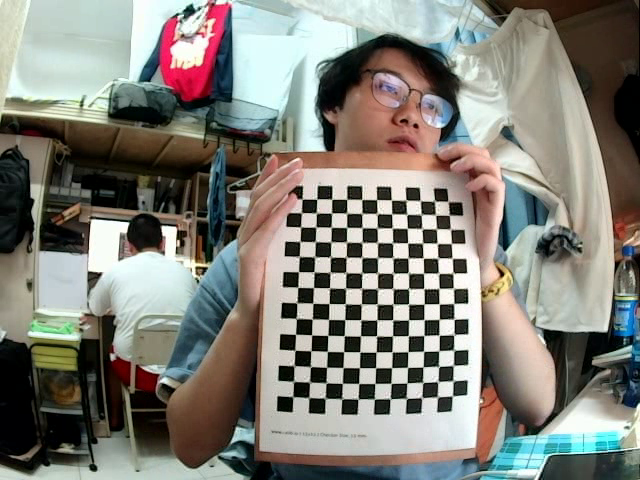
#> input picture frame 7 of Innovation Stage/图片视频深度测量/全部工程文件/Camera-Calibration-Reconstruct/scripts/data/camera/video/left_video.avi, 640 x 480 px, given in place of the camera
$ python get_stereo_images.py
#> lines starting #> are read from the running program, lines starting #| are printed output that depends on the picture
import os
import argparse
import cv2


class StereoCamera(object):
    """采集双目标定图片，按【s】保存图片"""

    def __init__(self, chess_width, chess_height, detect=True):
        """
        :param chess_width: chessboard width size，即棋盘格宽方向黑白格子相交点个数，
        :param chess_height: chessboard height size，即棋盘格长方向黑白格子相交点个数
        :param detect: 是否实时检测棋盘格，方便采集数据
        """
        self.chess_width = chess_width
        self.chess_height = chess_height
        self.detect = True
        self.criteria = (cv2.TERM_CRITERIA_EPS + cv2.TERM_CRITERIA_MAX_ITER, 60, 0.001)

    def detect_chessboard(self, image):
        """检测棋盘格"""
        gray = cv2.cvtColor(image, cv2.COLOR_BGR2GRAY)
        ret, corners = cv2.findChessboardCorners(gray, (self.chess_width, self.chess_height), None)
        if ret:
            # 角点精检测
            corners2 = cv2.cornerSubPix(gray, corners, (11, 11), (-1, -1), self.criteria)
            # Draw and display the corners
            image = cv2.drawChessboardCorners(image, (self.chess_width, self.chess_height), corners2, ret)
        return image


    def capture1(self, video, save_dir):
        """
        用于采集单USB连接线的双目摄像头(左右摄像头被拼接在同一个视频中显示)
        :param video:int or str,视频路径或者摄像头ID
        :param save_dir: str,保存左右图片的路径
        """
        self.create_file(save_dir)
        cap = cv2.VideoCapture(video)
        width, height, numFrames, fps = self.get_video_info(cap)
        print("cap:\n", width, height, numFrames, fps)
        save_videoL = self.create_file(save_dir, "video", "left_video.avi")
        save_videoR = self.create_file(save_dir, "video", "right_video.avi")
        writerL = self.get_video_writer(save_videoL, int(width / 2), height, fps)
        writerR = self.get_video_writer(save_videoR, int(width / 2), height, fps)
        i = 0
        while True:
            isuccess, frame = cap.read()
#> frame is the input picture: shape (480, 640, 3); mean B, G, R 120.2, 127.9, 129.3
            if not isuccess:
                print("No more frames")
                break
            # 分离左右摄像头
            frameL = frame[:, :int(width / 2), :]
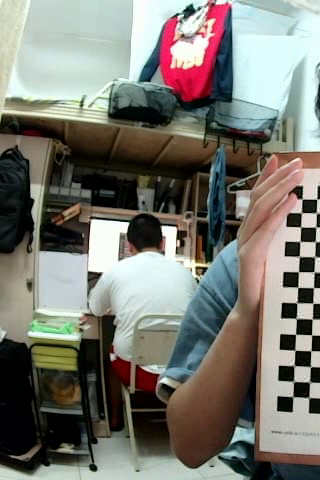
#> frameL: shape (480, 320, 3); mean B, G, R 112.9, 120.6, 121.4
            frameR = frame[:, int(width / 2):, :]
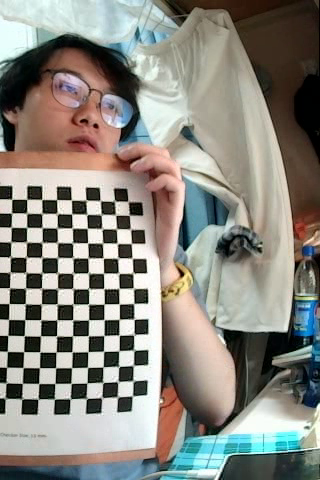
#> frameR: shape (480, 320, 3); mean B, G, R 127.4, 135.2, 137.2
            if self.detect:
                l = self.detect_chessboard(frameL.copy())
#> in detect_chessboard, `gray = cv2.cvtColor(image, cv2.COLOR_BGR2GRAY)`:
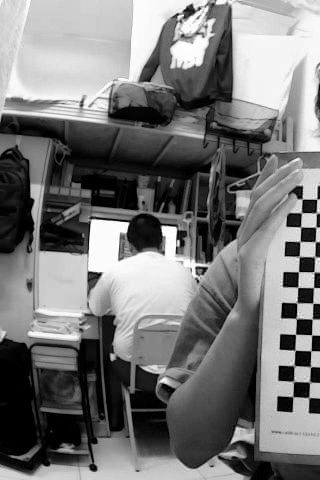
#> gray: shape (480, 320); min 0, max 255, mean 119.9
#> in detect_chessboard, `ret, corners = cv2.findChessboardCorners(gray, (self.chess_width, self..`: ret = False; corners = None
                r = self.detect_chessboard(frameR.copy())
#> in detect_chessboard (call 2), `gray = cv2.cvtColor(image, cv2.COLOR_BGR2GRAY)`:
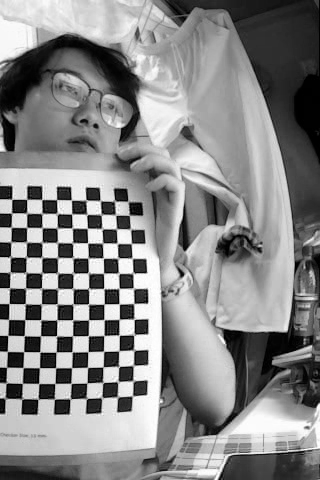
#> gray: shape (480, 320); min 0, max 255, mean 134.9
            else:
                l = frameL.copy()
                r = frameR.copy()
            cv2.imshow('left', l)
            cv2.imshow('right', r)
            key = cv2.waitKey(10)
#> (key q is pressed here)
            if key == ord('q'):
                break
            elif key == ord('s') or key == ord('c'):
                print("save image:{:0=3d}".format(i))
                cv2.imwrite(os.path.join(save_dir, "left_{:0=3d}.png".format(i)), frameL)
                cv2.imwrite(os.path.join(save_dir, "right_{:0=3d}.png".format(i)), frameR)
                i += 1
            writerL.write(frameL)
            writerR.write(frameR)
        cap.release()
        cv2.destroyAllWindows()

    @staticmethod
    def get_video_info(video_cap):
        video_cap.set(cv2.CAP_PROP_FRAME_WIDTH, 1280)
        video_cap.set(cv2.CAP_PROP_FRAME_HEIGHT, 480)
        width = int(video_cap.get(cv2.CAP_PROP_FRAME_WIDTH))
        height = int(video_cap.get(cv2.CAP_PROP_FRAME_HEIGHT))
        numFrames = int(video_cap.get(cv2.CAP_PROP_FRAME_COUNT))
        video_cap.set(cv2.CAP_PROP_FPS, 60)
        fps = int(video_cap.get(cv2.CAP_PROP_FPS))
        return width, height, numFrames, fps

    @staticmethod
    def get_video_writer(save_path, width, height, fps):
        if not os.path.exists(os.path.dirname(save_path)):
            os.makedirs(os.path.dirname(save_path))
        fourcc = cv2.VideoWriter_fourcc(*'XVID')
        frameSize = (int(width), int(height))
        video_writer = cv2.VideoWriter(save_path, fourcc, fps, frameSize)
        print("video:width:{},height:{},fps:{}".format(width, height, fps))
        return video_writer

    @staticmethod
    def create_file(parent_dir, dir1=None, filename=None):
        out_path = parent_dir
        if dir1:
            out_path = os.path.join(parent_dir, dir1)
        if not os.path.exists(out_path):
            os.makedirs(out_path)
        if filename:
            out_path = os.path.join(out_path, filename)
        return out_path


def str2bool(v):
    return v.lower() in ('yes', 'true', 't', 'y', '1')


def get_parser():
    width = 11
    height = 14
    left_video = 1
    right_video = -1
    save_dir = "data/camera"
    parser = argparse.ArgumentParser(description='Camera calibration')
    parser.add_argument('--width', type=int, default=width, help='chessboard width size')
    parser.add_argument('--height', type=int, default=height, help='chessboard height size')
    parser.add_argument('--left_video', type=int, default=left_video, help='left video file or camera ID')
    parser.add_argument('--right_video', type=int, default=right_video, help='right video file or camera ID')
    parser.add_argument('--detect', type=str2bool, nargs='?', default=True, help='detect chessboard ')
    parser.add_argument('--save_dir', type=str, default=save_dir, help='YML file to save calibrate matrices')
    return parser


if __name__ == '__main__':
    args = get_parser().parse_args()
    stereo = StereoCamera(args.width, args.height, detect=args.detect)
    if args.left_video > -1:
        # 单USB连接线的双目摄像头(左右摄像头被拼接在同一个视频中显示)
        stereo.capture1(video=args.left_video, save_dir=args.save_dir)
    elif args.right_video > -1:
        # 单USB连接线的双目摄像头(左右摄像头被拼接在同一个视频中显示)
        stereo.capture1(video=args.right_video, save_dir=args.save_dir)
    else:
        raise Exception("Error: Check your camera{}".format(args.left_video, args.right_video))

$ run again, starting later in the video
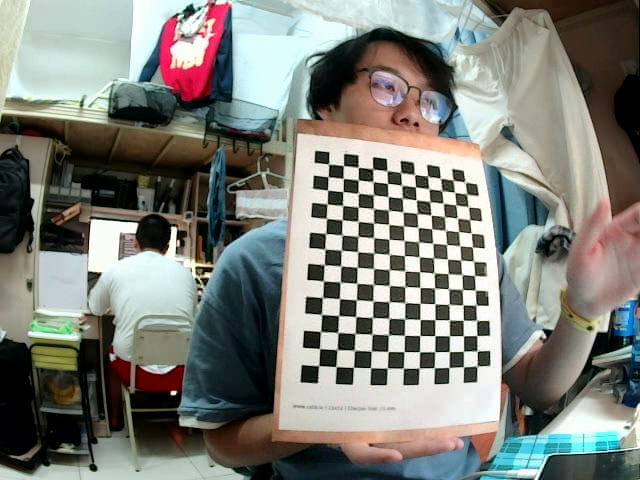
#> input picture frame 31 of Innovation Stage/图片视频深度测量/全部工程文件/Camera-Calibration-Reconstruct/scripts/data/camera/video/left_video.avi, 640 x 480 px, given in place of the camera
#> in capture1, frame is the input picture: shape (480, 640, 3); mean B, G, R 121.9, 128.4, 126.6
#> in detect_chessboard, `gray = cv2.cvtColor(image, cv2.COLOR_BGR2GRAY)`:
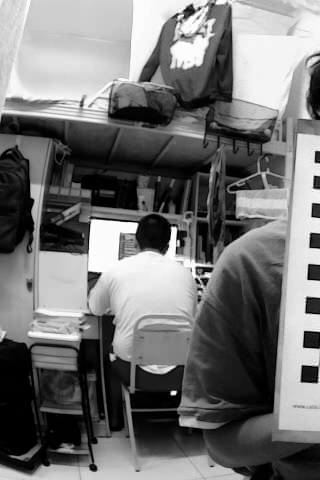
#> gray: shape (480, 320); min 0, max 255, mean 115.5
#> ret = False; corners = None
#> in detect_chessboard (call 2), `gray = cv2.cvtColor(image, cv2.COLOR_BGR2GRAY)`:
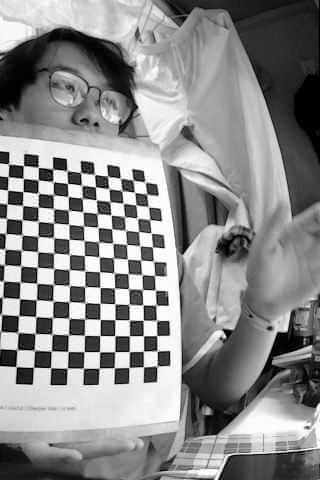
#> gray: shape (480, 320); min 0, max 255, mean 138.7
#> corners = 154 rows, first 8: [8, 164.5], [24, 166], [38.5, 167], [52.5, 169], [66.5, 171], [81, 172.5], [95.5, 174], [108, 176.5]

$ run again, starting later in the video
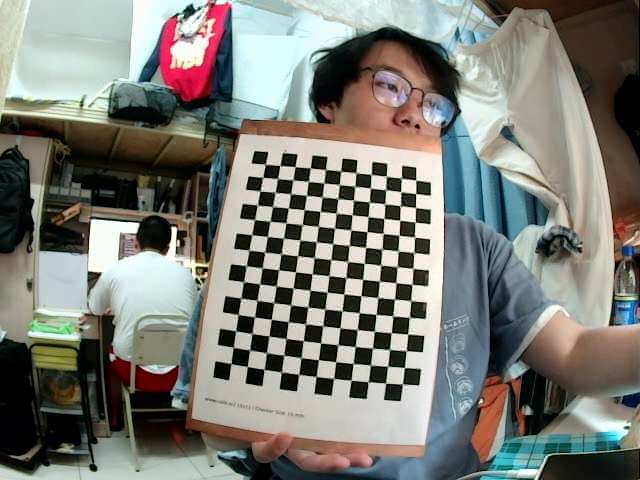
#> input picture frame 56 of Innovation Stage/图片视频深度测量/全部工程文件/Camera-Calibration-Reconstruct/scripts/data/camera/video/left_video.avi, 640 x 480 px, given in place of the camera
#> in capture1, frame is the input picture: shape (480, 640, 3); mean B, G, R 118.1, 125.1, 124
#> in detect_chessboard, `gray = cv2.cvtColor(image, cv2.COLOR_BGR2GRAY)`:
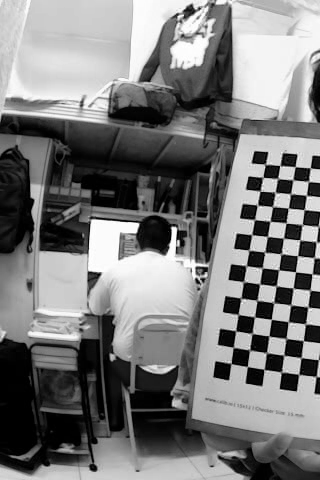
#> gray: shape (480, 320); min 0, max 255, mean 122.6
#> ret = False; corners = None
#> in detect_chessboard (call 2), `gray = cv2.cvtColor(image, cv2.COLOR_BGR2GRAY)`:
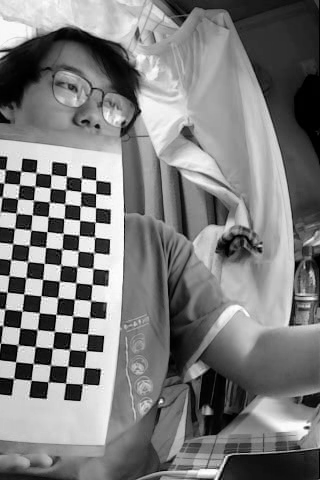
#> gray: shape (480, 320); min 0, max 255, mean 125.2
